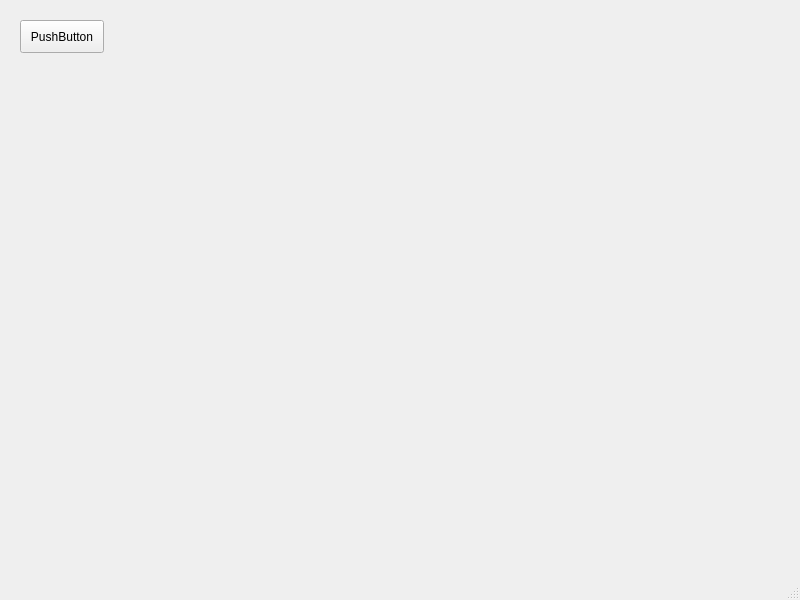
<?xml version="1.0" encoding="UTF-8"?>
<ui version="4.0">
 <class>MainWindow</class>
 <widget class="QMainWindow" name="MainWindow">
  <property name="geometry">
   <rect>
    <x>0</x>
    <y>0</y>
    <width>800</width>
    <height>600</height>
   </rect>
  </property>
  <property name="windowTitle">
   <string>MainWindow</string>
  </property>
  <widget class="QWidget" name="centralwidget">
   <widget class="QPushButton" name="pushButton">
    <property name="geometry">
     <rect>
      <x>20</x>
      <y>20</y>
      <width>84</width>
      <height>33</height>
     </rect>
    </property>
    <property name="text">
     <string>PushButton</string>
    </property>
   </widget>
  </widget>
  <widget class="QMenuBar" name="menubar">
   <property name="geometry">
    <rect>
     <x>0</x>
     <y>0</y>
     <width>800</width>
     <height>29</height>
    </rect>
   </property>
  </widget>
  <widget class="QStatusBar" name="statusbar"/>
 </widget>
 <resources/>
 <connections/>
</ui>
